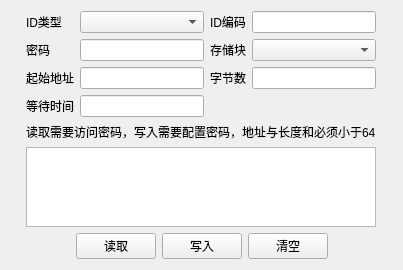
<?xml version="1.0" encoding="UTF-8"?>
<ui version="4.0">
 <class>ReadWriteDataForm</class>
 <widget class="QWidget" name="ReadWriteDataForm">
  <property name="geometry">
   <rect>
    <x>0</x>
    <y>0</y>
    <width>403</width>
    <height>270</height>
   </rect>
  </property>
  <property name="windowTitle">
   <string>Form</string>
  </property>
  <layout class="QVBoxLayout" name="verticalLayout">
   <item>
    <spacer name="verticalSpacer">
     <property name="orientation">
      <enum>Qt::Vertical</enum>
     </property>
     <property name="sizeHint" stdset="0">
      <size>
       <width>20</width>
       <height>1</height>
      </size>
     </property>
    </spacer>
   </item>
   <item>
    <layout class="QHBoxLayout" name="horizontalLayout_4">
     <item>
      <spacer name="horizontalSpacer_2">
       <property name="orientation">
        <enum>Qt::Horizontal</enum>
       </property>
       <property name="sizeHint" stdset="0">
        <size>
         <width>40</width>
         <height>20</height>
        </size>
       </property>
      </spacer>
     </item>
     <item>
      <layout class="QGridLayout" name="gridLayout">
       <item row="0" column="0">
        <widget class="QLabel" name="label">
         <property name="text">
          <string>ID类型</string>
         </property>
        </widget>
       </item>
       <item row="0" column="1">
        <widget class="QComboBox" name="comboBox"/>
       </item>
       <item row="2" column="0">
        <widget class="QLabel" name="label_2">
         <property name="text">
          <string>密码</string>
         </property>
        </widget>
       </item>
       <item row="2" column="1">
        <widget class="QLineEdit" name="lineEdit"/>
       </item>
       <item row="0" column="2">
        <widget class="QLabel" name="label_3">
         <property name="text">
          <string>ID编码</string>
         </property>
        </widget>
       </item>
       <item row="3" column="3">
        <widget class="QLineEdit" name="lineEdit_5"/>
       </item>
       <item row="5" column="0" colspan="4">
        <widget class="QLabel" name="label_4">
         <property name="text">
          <string>读取需要访问密码，写入需要配置密码，地址与长度和必须小于64</string>
         </property>
        </widget>
       </item>
       <item row="3" column="0">
        <widget class="QLabel" name="label_6">
         <property name="text">
          <string>起始地址</string>
         </property>
        </widget>
       </item>
       <item row="3" column="2">
        <widget class="QLabel" name="label_7">
         <property name="text">
          <string>字节数</string>
         </property>
        </widget>
       </item>
       <item row="2" column="3">
        <widget class="QComboBox" name="comboBox_2"/>
       </item>
       <item row="2" column="2">
        <widget class="QLabel" name="label_5">
         <property name="text">
          <string>存储块</string>
         </property>
        </widget>
       </item>
       <item row="0" column="3">
        <widget class="QLineEdit" name="lineEdit_2"/>
       </item>
       <item row="3" column="1">
        <widget class="QLineEdit" name="lineEdit_4"/>
       </item>
       <item row="6" column="0" colspan="4">
        <widget class="QTextEdit" name="textEdit"/>
       </item>
       <item row="4" column="0">
        <widget class="QLabel" name="label_8">
         <property name="text">
          <string>等待时间</string>
         </property>
        </widget>
       </item>
       <item row="4" column="1">
        <widget class="QLineEdit" name="lineEdit_3"/>
       </item>
       <item row="4" column="2" colspan="2">
        <widget class="QLabel" name="label_9">
         <property name="text">
          <string/>
         </property>
        </widget>
       </item>
      </layout>
     </item>
     <item>
      <spacer name="horizontalSpacer_5">
       <property name="orientation">
        <enum>Qt::Horizontal</enum>
       </property>
       <property name="sizeHint" stdset="0">
        <size>
         <width>40</width>
         <height>20</height>
        </size>
       </property>
      </spacer>
     </item>
    </layout>
   </item>
   <item>
    <spacer name="verticalSpacer_2">
     <property name="orientation">
      <enum>Qt::Vertical</enum>
     </property>
     <property name="sizeHint" stdset="0">
      <size>
       <width>20</width>
       <height>1</height>
      </size>
     </property>
    </spacer>
   </item>
   <item>
    <layout class="QHBoxLayout" name="horizontalLayout_3">
     <item>
      <spacer name="horizontalSpacer_3">
       <property name="orientation">
        <enum>Qt::Horizontal</enum>
       </property>
       <property name="sizeHint" stdset="0">
        <size>
         <width>40</width>
         <height>20</height>
        </size>
       </property>
      </spacer>
     </item>
     <item>
      <widget class="QPushButton" name="pushButton">
       <property name="text">
        <string>读取</string>
       </property>
      </widget>
     </item>
     <item>
      <widget class="QPushButton" name="pushButton_2">
       <property name="text">
        <string>写入</string>
       </property>
      </widget>
     </item>
     <item>
      <widget class="QPushButton" name="pushButton_3">
       <property name="text">
        <string>清空</string>
       </property>
      </widget>
     </item>
     <item>
      <spacer name="horizontalSpacer_4">
       <property name="orientation">
        <enum>Qt::Horizontal</enum>
       </property>
       <property name="sizeHint" stdset="0">
        <size>
         <width>40</width>
         <height>20</height>
        </size>
       </property>
      </spacer>
     </item>
    </layout>
   </item>
  </layout>
 </widget>
 <resources/>
 <connections/>
</ui>
